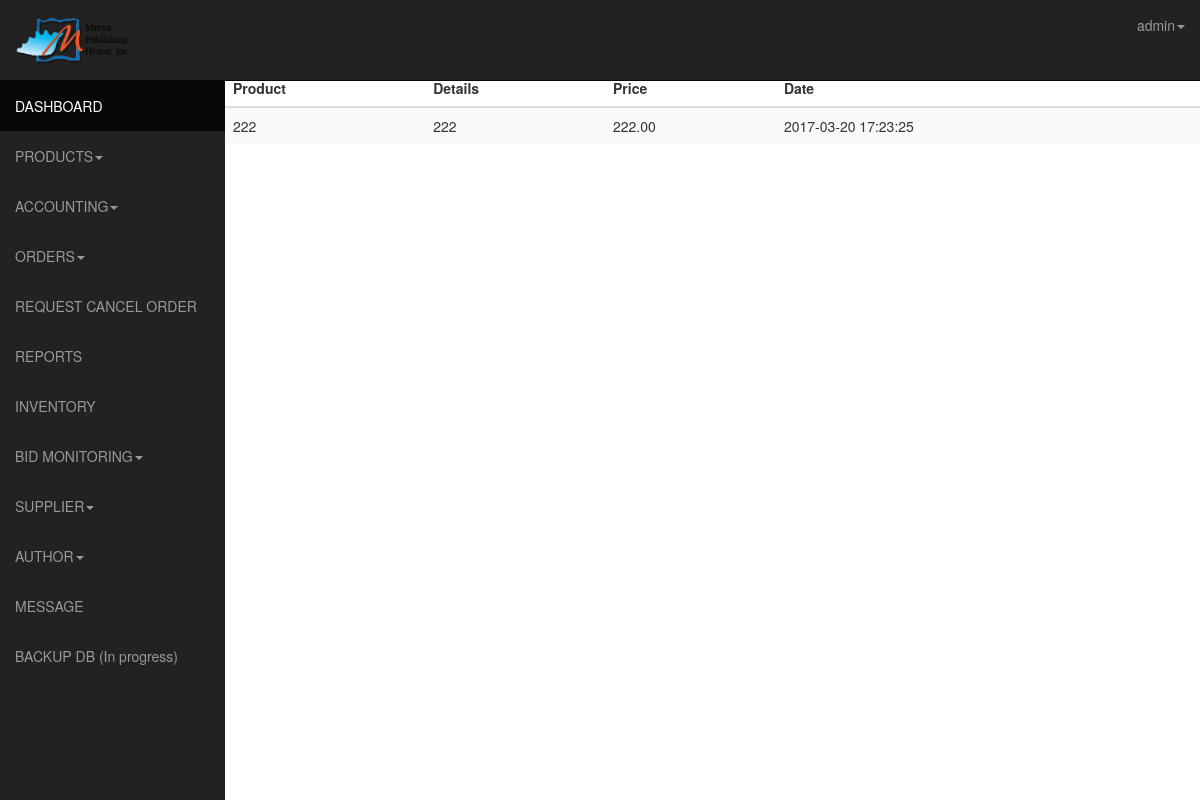
/admin/supplies.php (signed in), run on an earlier commit of the app's database.
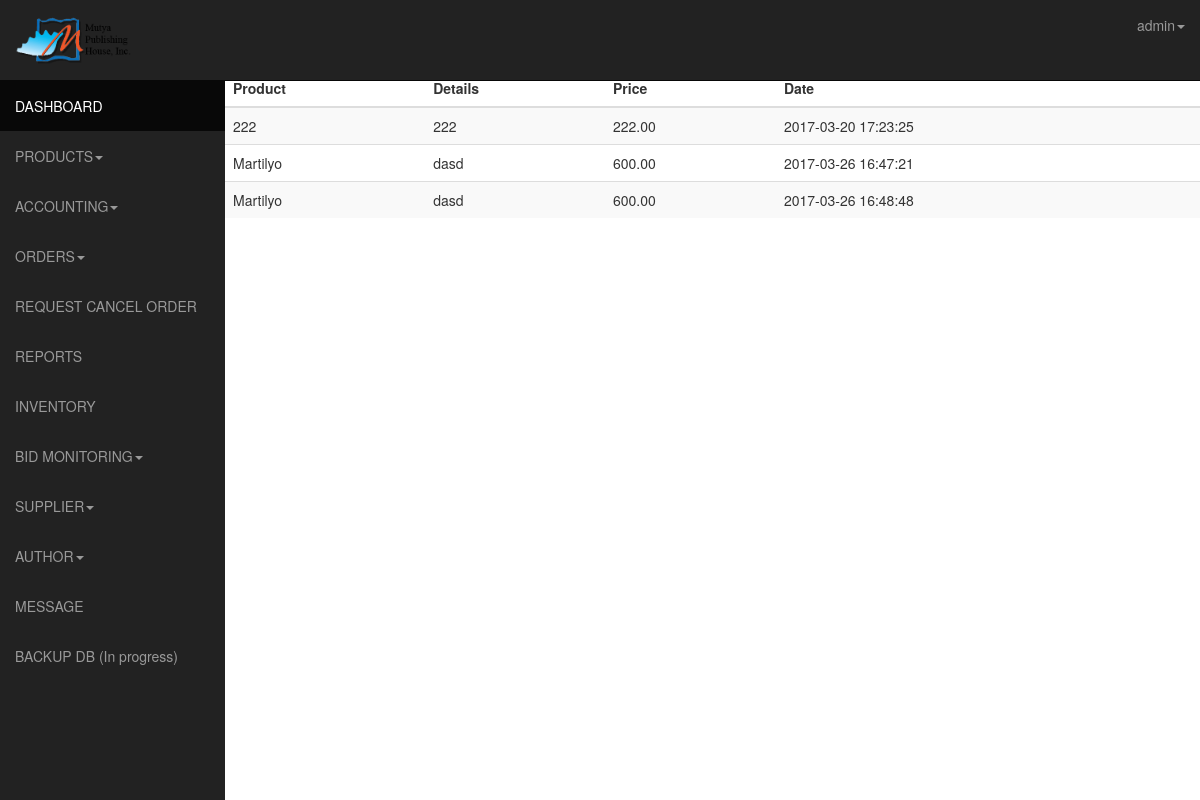
And on a later commit of the database.
### tables this page shows
CREATE TABLE IF NOT EXISTS `supplies` (
  `id` int(11) NOT NULL AUTO_INCREMENT,
  `bid_id` int(11) NOT NULL,
  `supplier_id` int(11) NOT NULL,
  `product_name` varchar(255) NOT NULL,
  `details` varchar(255) NOT NULL,
  `price` varchar(255) NOT NULL,
  `active` int(11) NOT NULL,
  `created_date` timestamp NOT NULL DEFAULT CURRENT_TIMESTAMP,
  PRIMARY KEY (`id`)
);

### admin/supplies.php (the view, shortened to what this page needs)
<!DOCTYPE html>
<html lang="en">
  <head>
    <link href="css/bootstrap.css" rel="stylesheet">
    <link href="css/sb-admin.css" rel="stylesheet">-->
    <link rel="stylesheet" href="css/morris-0.4.3.min.css">
  </head>
  <body>
    <div id="wrapper">
      <nav class="navbar navbar-inverse  navbar-fixed-top" role="navigation">
      <?php include 'template/sidebar.php';?>
    <?php include 'template/top.php';?>
    </nav>
    <div class="table-responsive">
      <table class="table table-striped">
        <thead>
    <th>Product</th>
    <th>Details</th>
    <th>Price</th>
    <th>Date</th>
  </thead>
  <?php
  $sql = mysql_query("SELECT * FROM supplies WHERE active=1");
  $requestCount = mysql_num_rows($sql);
  if ($requestCount > 0) {
     while ($row = mysql_fetch_array($sql)) {
      $name = $row['product_name'];
      $details = $row['details'];
      $price = $row['price'];
      $date = $row['created_date'];
      echo "
        <tr>
          <td>$name</td>
          <td>$details</td>
          <td>".number_format($price, 2, '.', ',')."</td>
          <td>$date</td>
        </tr>
      ";
     }
  }
   ?>
      </table>
    </div>
    </div>
    </body>
    </html>

What changed in the data, as far as the page shows it:
added supplies: product_name "Martilyo", details "dasd", price "600.00", created_date "2017-03-26 16:47:21"
added supplies: product_name "Martilyo", details "dasd", price "600.00", created_date "2017-03-26 16:48:48"
